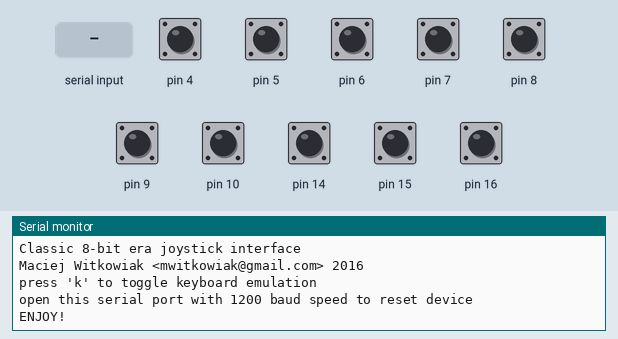
Recording of a sketch running on a simulated Arduino Leonardo, built with avr-gcc and run on an emulated ATmega32U4. Parts: the last lines printed to the serial monitor. The test bench sets the inputs (shaded band); at power-on: pin 4–10, pin 14–16 HIGH. USB keyboard and mouse output is not drawn.

Above: at 1.2 s.
1.3 s: "k" received over Serial
At 2.3 s:
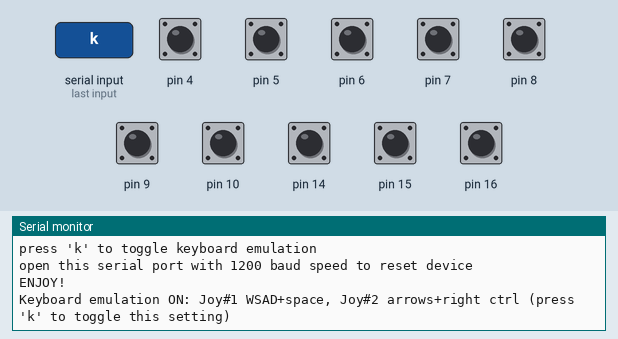
2.8 s: "k" received over Serial
At 3.7 s:
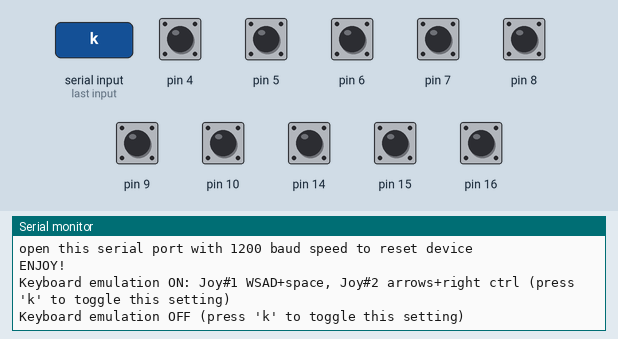

Measured:
- after the input at 1.3 s, the serial monitor: prints a new line at once (image 1)
- after the input at 2.8 s, the serial monitor: prints a new line at once (image 2)

The sketch:

classic-joystick.ino
```cpp
// 2016, Maciej Witkowiak <mwitkowiak@gmail.com>

// support for C64/128 joystick:
// 4-way control+1 fire button
// potx/y lines are connected but not handled

// DB9 joystick cable (front, looking at holes)
// 54321
// 9876

// DB9 joystick port (front, looking at pins)
// 12345
// 6789

// joystick 1
// 15 -> joystick 1 UP (1)
// 14 -> joystick 1 DOWN (2)
// 16 -> joystick 1 LEFT (3)
// 10 -> joystick 1 RIGHT (4)
// A1 -> joystick 1 POTY (5)
// 9 -> joystick 1 FIRE (6)
// VCC -> joystick 1 +5V (7)
// GND -> joystick 1 GND (8)
// A0 -> joystick 1 POTX (9)

// joystick 2
// 4 -> joystick 2 UP (1)
// 5 -> joystick 2 DOWN (2)
// 6 -> joystick 2 LEFT (3)
// 7 -> joystick 2 RIGHT (4)
// A3 -> joystick 2 POTY (5)
// 8 -> joystick 2 FIRE (6)
// VCC -> joystick 2 +5V (7)
// GND -> joystick 2 GND (8)
// A2 -> joystick 2 POTX (9)

#include "Keyboard.h"
#include "Joystick2.h"

bool g_useKeyboard = false;
bool g_bannerShown = false;

#define SERIAL_SPEED 115200

class JoyAxis {
  public:
    JoyAxis(const uint8_t pinleft, const uint8_t pinright, const uint8_t keyleft, const uint8_t keyright) :
      m_pinleft(pinleft), m_pinright(pinright), m_keyleft(keyleft), m_keyright(keyright) {
        pinMode(m_pinleft, INPUT_PULLUP);
        pinMode(m_pinright, INPUT_PULLUP);
      }
    bool update(bool useKeyboard) {
      uint8_t state1 = !digitalRead(m_pinleft);
      uint8_t state2 = !digitalRead(m_pinright);
      int8_t state = 0;
      if (state1) state = -127;
      if (state2) state = 127;
      if (state != m_state) {
        if (useKeyboard) {
          if (m_state == -127) Keyboard.release(m_keyleft);
          if (m_state == 127) Keyboard.release(m_keyright);
          if (state == -127) Keyboard.press(m_keyleft);
          if (state == 127) Keyboard.press(m_keyright);
        }
        m_state = state;
        return(true);
      }
      return(false);
    }
    int8_t getState() const { return(m_state); };
  private:
    uint8_t m_pinleft, m_pinright;
    uint8_t m_keyleft, m_keyright;
    int8_t m_state {0};
};

class JoyTrigger {
  public:
    JoyTrigger(const uint8_t pintrigger, const uint8_t keytrigger) :
      m_pintrigger(pintrigger), m_keytrigger(keytrigger) {
        pinMode(pintrigger, INPUT_PULLUP);
      }
    bool update(bool useKeyboard) {
      // reversed logic because closed switch connects to GND, open is pulled up
      uint8_t state = digitalRead(m_pintrigger) ? 0 : 1;
      if (state != m_state) {
        if (useKeyboard) {
          if (m_state) {
            Keyboard.release(m_keytrigger);
          } else {
            Keyboard.press(m_keytrigger);
          }
        }
        m_state = state;
        return(true);
      }
      return(false);
    }
    int8_t getState() const { return(m_state); };
  private:
    uint8_t m_pintrigger, m_keytrigger, m_state{0};
};

class DigitalJoystick {
  public:
    DigitalJoystick(const Joystick_ usbJoystick, const JoyAxis yAxis, const JoyAxis xAxis, const JoyTrigger trigger,
      const uint8_t potx, const uint8_t poty) :
      m_usbJoystick(usbJoystick), m_yAxis(yAxis), m_xAxis(xAxis), m_trigger(trigger),
      m_potx(potx), m_poty(poty)
      {
        pinMode(m_potx, INPUT_PULLUP);
        pinMode(m_poty, INPUT_PULLUP);
        m_usbJoystick.begin();
      }
    void update(bool useKeyboard) {
      if (m_trigger.update(useKeyboard)) {
        m_usbJoystick.setButton(0, m_trigger.getState());
      }
      if (m_xAxis.update(useKeyboard)) {
        m_usbJoystick.setXAxis(m_xAxis.getState());
      }
      if (m_yAxis.update(useKeyboard)) {
        m_usbJoystick.setYAxis(m_yAxis.getState());
      }
    }
  private:
    Joystick_ m_usbJoystick;
    JoyTrigger m_trigger;
    JoyAxis m_xAxis, m_yAxis;
    uint8_t m_potx, m_poty;
};

DigitalJoystick digiJoysticks[] = {
  // pins: up, down, left, right, fire; keys: up, down, left, right, fire; pots: x, y
  DigitalJoystick(Joystick_(1), JoyAxis(4, 5, KEY_UP_ARROW, KEY_DOWN_ARROW),
                                JoyAxis(6, 7, KEY_LEFT_ARROW, KEY_RIGHT_ARROW),
                                JoyTrigger(8, KEY_RIGHT_CTRL), A2, A3),
  DigitalJoystick(Joystick_(0), JoyAxis(15, 14, 'w', 's'),
                                JoyAxis(16, 10, 'a', 'd'),
                                JoyTrigger(9, ' '), A0, A1)
};

void handleSerialCommands() {
  // show something when port is opened
  if (Serial && !g_bannerShown) {
    g_bannerShown = true;
    Serial.println("Classic 8-bit era joystick interface");
    Serial.println("Maciej Witkowiak <mwitkowiak@gmail.com> 2016");
    Serial.println("\n\npress 'k' to toggle keyboard emulation");
    Serial.println("\nopen this serial port with 1200 baud speed to reset device");
    Serial.println("\nENJOY!");
  }
  // process commands
  if (Serial.available()) {
    uint8_t c = Serial.read();
    if (c == 'k') {
      g_useKeyboard = !g_useKeyboard;
      if (g_useKeyboard) {
        Serial.print("Keyboard emulation ON: Joy#1 WSAD+space, Joy#2 arrows+right ctrl");
        Keyboard.begin();
      } else {
        Serial.print("Keyboard emulation OFF");
        Keyboard.end();
      }
      Serial.println(" (press 'k' to toggle this setting)");
    }
  }
}

void setup() {
  // joysticks already initialized thorugh DigitalJoystick constructors
  Serial.begin(SERIAL_SPEED);
}

void loop() {
  handleSerialCommands();
  for (auto &p : digiJoysticks) {
    p.update(g_useKeyboard);
  }
  delay(10);
}
```

Joystick2.cpp
```cpp
// (licence header left out)
#include "Joystick2.h"

#if defined(_USING_HID)

#define JOYSTICK_REPORT_ID  0x03
#define JOYSTICK2_REPORT_ID 0x04
#define JOYSTICK_STATE_SIZE 4

static const uint8_t _hidReportDescriptor[] PROGMEM = {

    // Joystick #1
    0x05, 0x01,               // USAGE_PAGE (Generic Desktop)
    0x09, 0x04,               // USAGE (Joystick)
    0xa1, 0x01,               // COLLECTION (Application)
    0x85, JOYSTICK_REPORT_ID, // REPORT_ID (3)

    // 1 button
    0x05, 0x09,               //   USAGE_PAGE (Button)
    0x19, 0x01,               //   USAGE_MINIMUM (Button 1)
    0x29, 0x01,               //   USAGE_MAXIMUM (Button 1)
    0x15, 0x00,               //   LOGICAL_MINIMUM (0)
    0x25, 0x01,               //   LOGICAL_MAXIMUM (1)
    0x75, 0x01,               //   REPORT_SIZE (1)
    0x95, 0x10,               //   REPORT_COUNT (16)
    0x55, 0x00,               //   UNIT_EXPONENT (0)
    0x65, 0x00,               //   UNIT (None)
    0x81, 0x02,               //   INPUT (Data,Var,Abs)

    // X and Y Axis
    0x05, 0x01,               //   USAGE_PAGE (Generic Desktop)
    0x09, 0x01,               //   USAGE (Pointer)
    0x15, 0x81,               //   LOGICAL_MINIMUM (-127)
    0x25, 0x7f,               //   LOGICAL_MAXIMUM (127)
    0xA1, 0x00,               //   COLLECTION (Physical)
    0x09, 0x30,               //     USAGE (x)
    0x09, 0x31,               //     USAGE (y)
    0x75, 0x08,               //     REPORT_SIZE (8)
    0x95, 0x02,               //     REPORT_COUNT (2)
    0x81, 0x02,               //     INPUT (Data,Var,Abs)
    0xc0,                     //   END_COLLECTION
    0xc0,                     // END_COLLECTION

    // Joystick #2
    0x05, 0x01,                // USAGE_PAGE (Generic Desktop)
    0x09, 0x04,                // USAGE (Joystick)
    0xa1, 0x01,                // COLLECTION (Application)
    0x85, JOYSTICK2_REPORT_ID, // REPORT_ID (4)

    // 1 button
    0x05, 0x09,                //   USAGE_PAGE (Button)
    0x19, 0x01,                //   USAGE_MINIMUM (Button 1)
    0x29, 0x01,                //   USAGE_MAXIMUM (Button 1)
    0x15, 0x00,                //   LOGICAL_MINIMUM (0)
    0x25, 0x01,                //   LOGICAL_MAXIMUM (1)
    0x75, 0x01,                //   REPORT_SIZE (1)
    0x95, 0x10,                //   REPORT_COUNT (16)
    0x55, 0x00,                //   UNIT_EXPONENT (0)
    0x65, 0x00,                //   UNIT (None)
    0x81, 0x02,                //   INPUT (Data,Var,Abs)

    // X and Y Axis
    0x05, 0x01,                //   USAGE_PAGE (Generic Desktop)
    0x09, 0x01,                //   USAGE (Pointer)
    0x15, 0x81,                //   LOGICAL_MINIMUM (-127)
    0x25, 0x7f,                //   LOGICAL_MAXIMUM (127)
    0xA1, 0x00,                //   COLLECTION (Physical)
    0x09, 0x30,                //     USAGE (x)
    0x09, 0x31,                //     USAGE (y)
    0x75, 0x08,                //     REPORT_SIZE (8)
    0x95, 0x02,                //     REPORT_COUNT (2)
    0x81, 0x02,                //     INPUT (Data,Var,Abs)
    0xc0,                      //   END_COLLECTION
    0xc0                       // END_COLLECTION
};

Joystick_::Joystick_(uint8_t initJoystickId)
{
    // Setup HID report structure
	static bool usbSetup = false;

	if (!usbSetup)
	{
	    static HIDSubDescriptor node(_hidReportDescriptor, sizeof(_hidReportDescriptor));
	    HID().AppendDescriptor(&node);
        usbSetup = true;
	}

    // Initalize State
    joystickId = initJoystickId;
    xAxis = 0;
    yAxis = 0;
    buttons = 0;
}

void Joystick_::begin(bool initAutoSendState)
{
    autoSendState = initAutoSendState;
    sendState();
}

void Joystick_::end()
{
}

void Joystick_::setButton(uint8_t button, uint8_t value)
{
    if (value == 0)
    {
        releaseButton(button);
    }
    else
    {
        pressButton(button);
    }
}
void Joystick_::pressButton(uint8_t button)
{
    bitSet(buttons, button);
    if (autoSendState) sendState();
}
void Joystick_::releaseButton(uint8_t button)
{
    bitClear(buttons, button);
    if (autoSendState) sendState();
}

void Joystick_::setXAxis(int8_t value)
{
    xAxis = value;
    if (autoSendState) sendState();
}
void Joystick_::setYAxis(int8_t value)
{
    yAxis = value;
    if (autoSendState) sendState();
}

void Joystick_::sendState()
{
    int8_t data[JOYSTICK_STATE_SIZE];
    uint16_t buttonTmp = buttons;

    // Split 16 bit button-state into 2 bytes
    data[0] = buttonTmp & 0xFF;
    buttonTmp >>= 8;
    data[1] = buttonTmp & 0xFF;

    data[2] = xAxis;
    data[3] = yAxis;

    // HID().SendReport(Report number, array of values in same order as HID descriptor, length)
    HID().SendReport(JOYSTICK_REPORT_ID + joystickId, data, JOYSTICK_STATE_SIZE);
}

#endif
```

Joystick2.h
```cpp
// (licence header left out)
#ifndef JOYSTICK_h
#define JOYSTICK_h

#include "HID.h"

#if !defined(_USING_HID)

#warning "Using legacy HID core (non pluggable)"

#else

//================================================================================
//================================================================================
//  Joystick (Gamepad)

class Joystick_
{
private:
	uint8_t  joystickId;
	bool     autoSendState;
	int8_t	 xAxis;
	int8_t	 yAxis;
	uint16_t buttons;

public:
	Joystick_(uint8_t initJoystickId);

	void begin(bool initAutoSendState = true);
	void end();

	void setXAxis(int8_t value);
	void setYAxis(int8_t value);

	void setButton(uint8_t button, uint8_t value);
	void pressButton(uint8_t button);
	void releaseButton(uint8_t button);

	void sendState();
};
extern Joystick_ Joystick[2];

#endif
#endif
```
